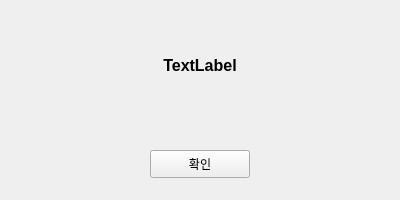
<?xml version="1.0" encoding="UTF-8"?>
<ui version="4.0">
 <class>RecommandOffererWindow</class>
 <widget class="QWidget" name="RecommandOffererWindow">
  <property name="geometry">
   <rect>
    <x>0</x>
    <y>0</y>
    <width>400</width>
    <height>200</height>
   </rect>
  </property>
  <property name="windowTitle">
   <string>Form</string>
  </property>
  <widget class="QLabel" name="label">
   <property name="geometry">
    <rect>
     <x>25</x>
     <y>40</y>
     <width>350</width>
     <height>50</height>
    </rect>
   </property>
   <property name="font">
    <font>
     <pointsize>12</pointsize>
     <weight>75</weight>
     <bold>true</bold>
    </font>
   </property>
   <property name="text">
    <string>TextLabel</string>
   </property>
   <property name="alignment">
    <set>Qt::AlignCenter</set>
   </property>
   <property name="wordWrap">
    <bool>true</bool>
   </property>
  </widget>
  <widget class="QPushButton" name="pushButton">
   <property name="geometry">
    <rect>
     <x>150</x>
     <y>150</y>
     <width>100</width>
     <height>28</height>
    </rect>
   </property>
   <property name="text">
    <string>확인</string>
   </property>
  </widget>
 </widget>
 <resources/>
 <connections/>
</ui>
